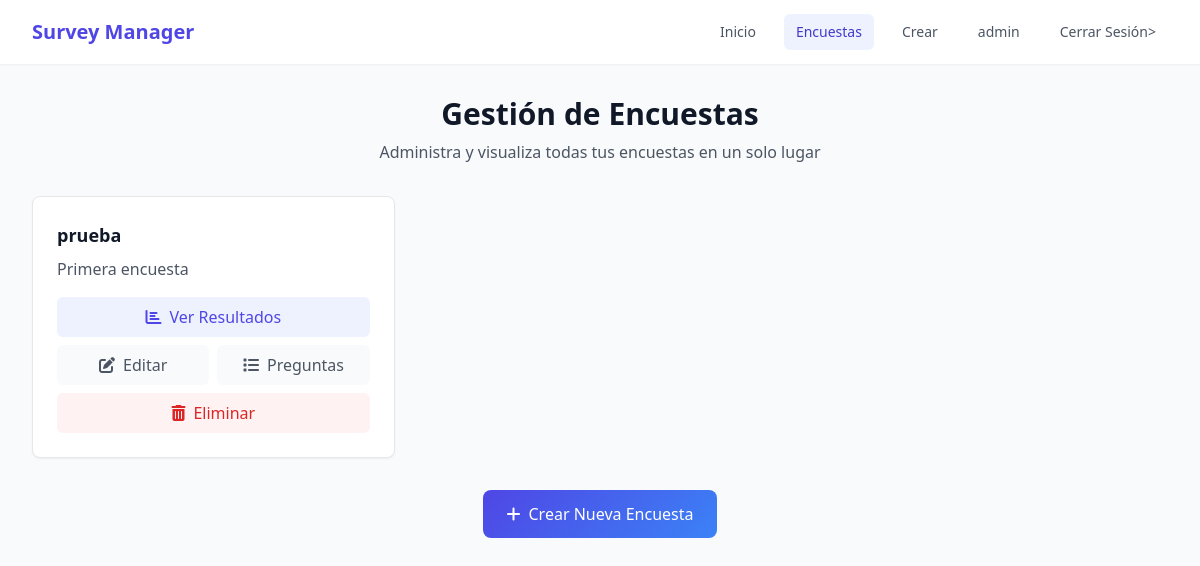
/lista_encuestas/ (signed in), run on an earlier commit of the app's database.
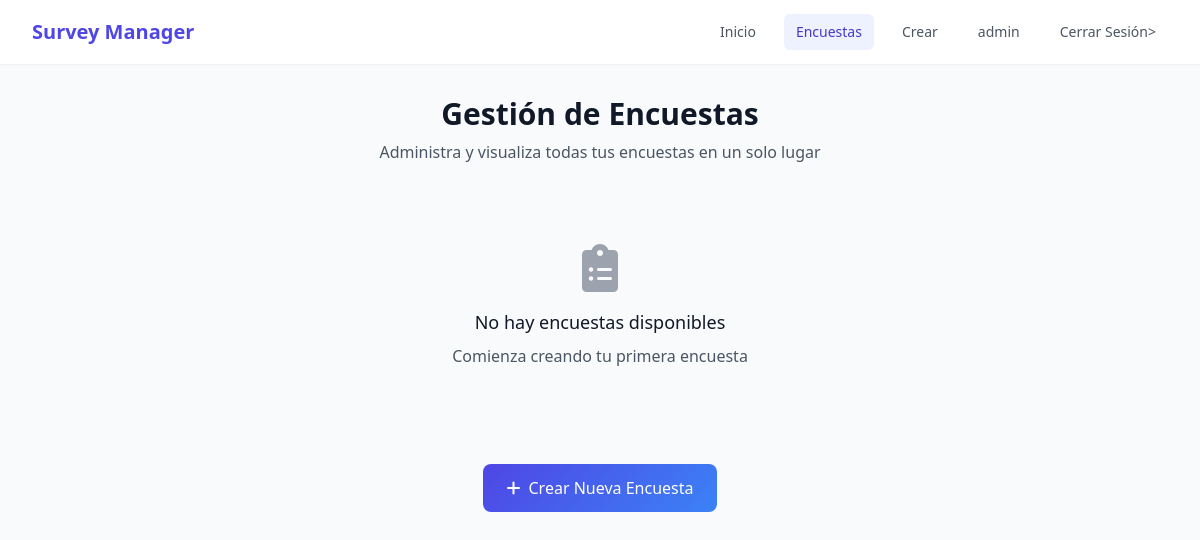
And on a later commit of the database.
### core/models.py (models this page shows, shortened)
class Encuesta(models.Model):
    titulo = models.CharField(max_length=200)
    fecha_creacion = models.DateTimeField(default=timezone.now)
    descripcion = models.TextField(blank=True)

### core/views.py (the view)
# urls.py: path('lista_encuestas/', views.lista_encuestas, name='lista_encuestas'), # Muestra la lista de encuestas
@login_required
def lista_encuestas(request):
    encuestas = Encuesta.objects.all()
    return render(request, 'core/lista_encuestas.html', {'encuestas': encuestas})

### core/templates/core/lista_encuestas.html (shortened to what the changed rows need)
<!DOCTYPE html>
<html lang="es">
<head>
    {% load static %}
    <link href="https://cdnjs.cloudflare.com/ajax/libs/tailwindcss/2.2.19/tailwind.min.css" rel="stylesheet">
    <link href="https://cdnjs.cloudflare.com/ajax/libs/font-awesome/6.0.0/css/all.min.css" rel="stylesheet">
</head>
<body class="bg-gray-50 min-h-screen">
    <main class="max-w-7xl mx-auto px-4 sm:px-6 lg:px-8 py-8">
        <div class="text-center mb-8">
            <h1 class="text-3xl font-bold text-gray-900 mb-2">Gestión de Encuestas</h1>
        </div>
        {% if encuestas %}
        <div class="grid grid-cols-1 md:grid-cols-2 lg:grid-cols-3 gap-6">
            {% for encuesta in encuestas %}
            <div class="survey-card bg-white rounded-lg shadow-sm border border-gray-200 overflow-hidden">
                <div class="p-6">
                    <h3 class="text-lg font-semibold text-gray-900 mb-2">{{ encuesta.titulo }}</h3>
                    <p class="text-gray-600 mb-4">{{ encuesta.descripcion }}</p>
                    <div class="space-y-2">
                        <a href="{% url 'resultados' encuesta_id=encuesta.id %}"
                           class="action-button flex items-center justify-center w-full px-4 py-2 bg-indigo-50 text-indigo-600 rounded-md hover:bg-indigo-100">
                            <i class="fas fa-chart-bar mr-2"></i>
                            Ver Resultados
                        </a>
                        <div class="grid grid-cols-2 gap-2">
                            <a href="{% url 'editar_encuesta' encuesta_id=encuesta.id %}"
                               class="action-button flex items-center justify-center px-4 py-2 bg-gray-50 text-gray-600 rounded-md hover:bg-gray-100">
                                <i class="fas fa-edit mr-2"></i>
                                Editar
                            </a>
                            <a href="{% url 'lista_preguntas' encuesta_id=encuesta.id %}"
                               class="action-button flex items-center justify-center px-4 py-2 bg-gray-50 text-gray-600 rounded-md hover:bg-gray-100">
                                <i class="fas fa-list mr-2"></i>
                                Preguntas
                            </a>
                        </div>
                        <a href="{% url 'eliminar_encuesta' encuesta_id=encuesta.id %}"
                           class="action-button flex items-center justify-center w-full px-4 py-2 bg-red-50 text-red-600 rounded-md hover:bg-red-100">
                            <i class="fas fa-trash-alt mr-2"></i>
                            Eliminar
                        </a>
                    </div>
                </div>
            </div>
            {% endfor %}
        </div>
        {% else %}
        <div class="text-center py-12">
            <div class="floating-icon inline-block mb-4">
                <i class="fas fa-clipboard-list text-5xl text-gray-400"></i>
            </div>
            <h3 class="text-lg font-medium text-gray-900 mb-2">No hay encuestas disponibles</h3>
            <p class="text-gray-600 mb-4">Comienza creando tu primera encuesta</p>
        </div>
        {% endif %}
    </main>
</body>
</html>

What changed in the data, as far as the page shows it:
removed Encuesta: titulo "prueba", descripcion "Primera encuesta"
Also different on the page:
text now shown: "No hay encuestas disponibles Comienza creando tu primera encuesta"
